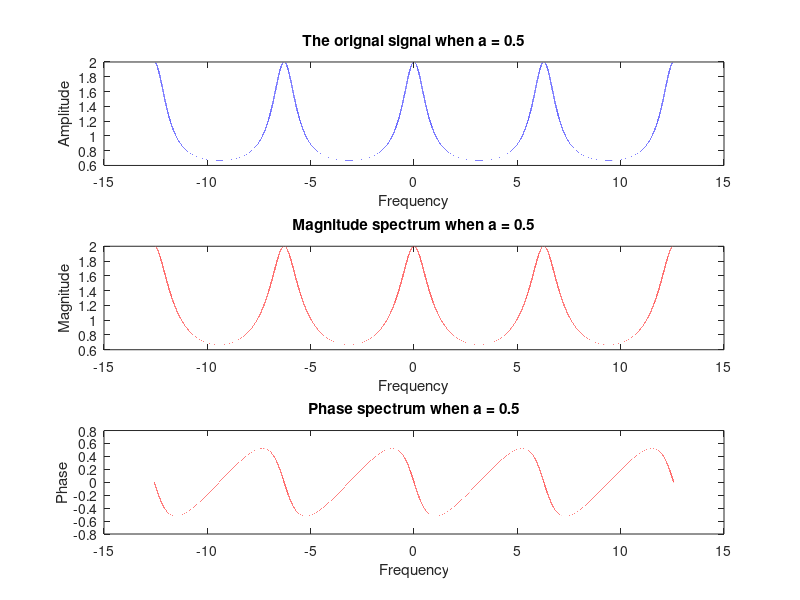
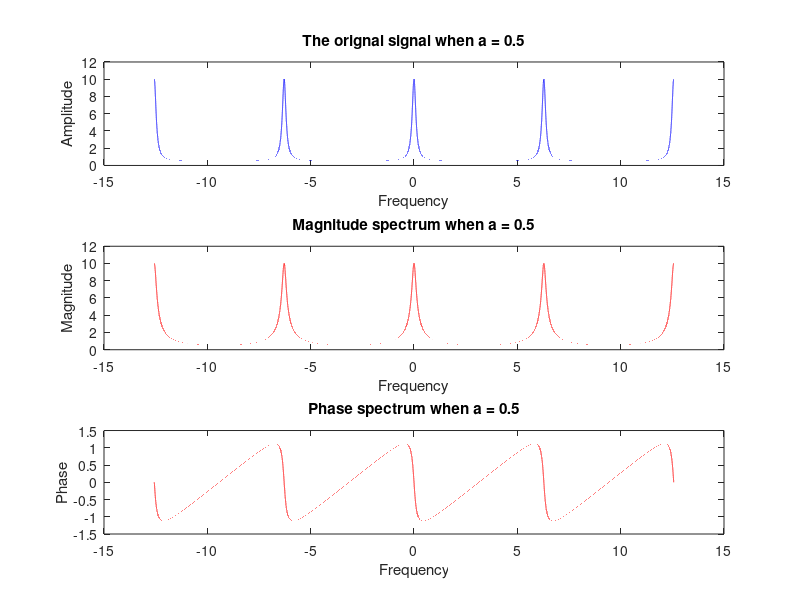

The MATLAB script that drew these images, in order:
w = -4*pi : 0.0001 : 4*pi;

#for aplha = 0.5
a = 0.5;
x = 1./(1 - a*exp(-j*w));

figure(1);

subplot(3, 1, 1);
plot(w, x, 'b');
xlabel('Frequency');
ylabel('Amplitude');
title('The orignal signal when a = 0.5');

subplot(3, 1, 2);
plot(w, abs(x), 'r');
xlabel('Frequency');
ylabel('Magnitude');
title('Magnitude spectrum when a = 0.5');

subplot(3, 1, 3);
plot(w, angle(x), 'r');
xlabel('Frequency');
ylabel('Phase');
title('Phase spectrum when a = 0.5');


#for aplha = 0.9
a = 0.9;
x = 1./(1 - a*exp(-j*w));

figure(2);

subplot(3, 1, 1);
plot(w, x, 'b');
xlabel('Frequency');
ylabel('Amplitude');
title('The orignal signal when a = 0.5');

subplot(3, 1, 2);
plot(w, abs(x), 'r');
xlabel('Frequency');
ylabel('Magnitude');
title('Magnitude spectrum when a = 0.5');

subplot(3, 1, 3);
plot(w, angle(x), 'r');
xlabel('Frequency');
ylabel('Phase');
title('Phase spectrum when a = 0.5');
